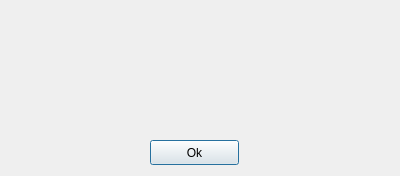
<?xml version="1.0" encoding="UTF-8"?>
<ui version="4.0">
 <class>ErrorMessage</class>
 <widget class="QDialog" name="ErrorMessage">
  <property name="geometry">
   <rect>
    <x>0</x>
    <y>0</y>
    <width>400</width>
    <height>176</height>
   </rect>
  </property>
  <property name="minimumSize">
   <size>
    <width>400</width>
    <height>176</height>
   </size>
  </property>
  <property name="maximumSize">
   <size>
    <width>400</width>
    <height>176</height>
   </size>
  </property>
  <property name="windowTitle">
   <string>Dialog</string>
  </property>
  <widget class="QPushButton" name="button_ok">
   <property name="geometry">
    <rect>
     <x>150</x>
     <y>140</y>
     <width>89</width>
     <height>25</height>
    </rect>
   </property>
   <property name="text">
    <string>Ok</string>
   </property>
  </widget>
  <widget class="QTextBrowser" name="textBrowser">
   <property name="geometry">
    <rect>
     <x>10</x>
     <y>10</y>
     <width>381</width>
     <height>121</height>
    </rect>
   </property>
   <property name="styleSheet">
    <string notr="true">background-color: rgba(253, 252, 252, 0);</string>
   </property>
  </widget>
 </widget>
 <resources/>
 <connections/>
</ui>
